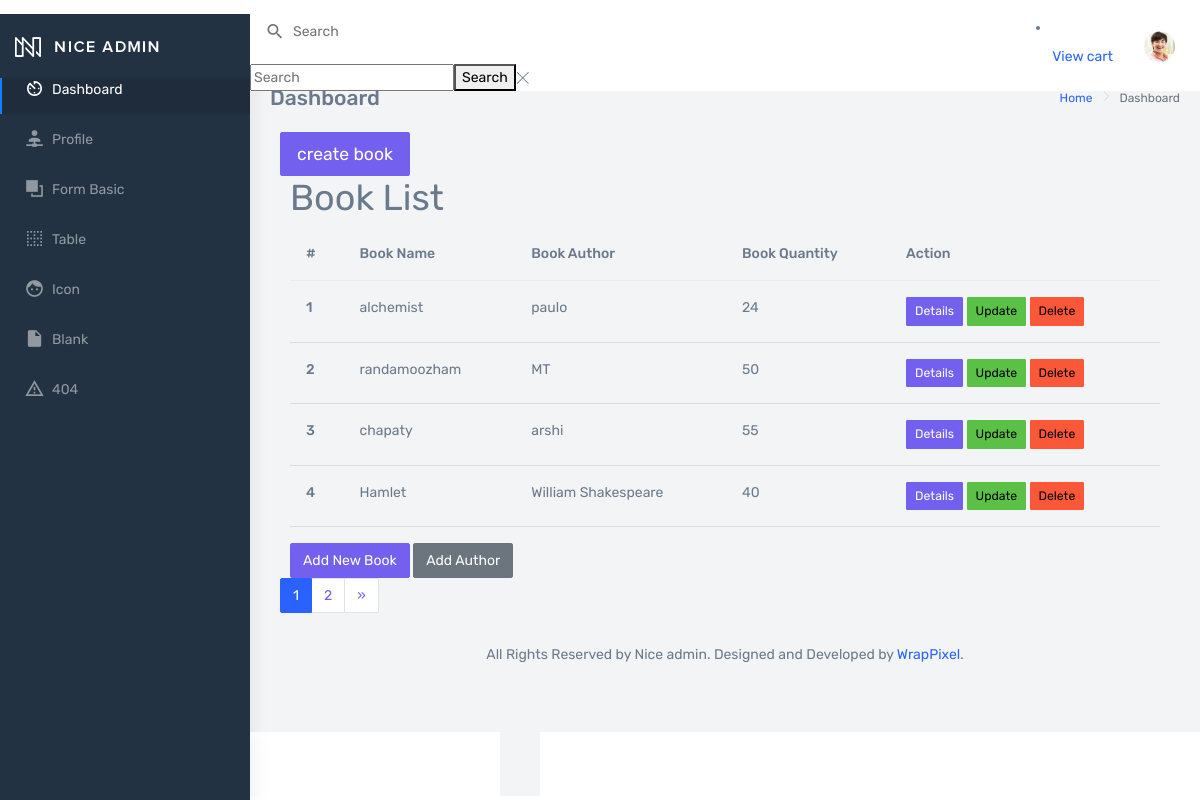
The page / on the database its author committed.
### book_app/models.py (models this page shows, shortened)
class Book(models.Model):
    title = models.CharField(max_length=200)
    price = models.DecimalField(max_digits=10, decimal_places=2)
    author = models.ForeignKey(Author, on_delete=models.CASCADE)
    image=models.ImageField(upload_to='book_media/')
    quantity=models.IntegerField()
    def __str__(self):
        return '{}'.format(self.title)

class Author(models.Model):
    name = models.CharField(max_length=200)

### book_app/views.py (the view)
# urls.py: path('', views.listBook, name='listview'),
def listBook(request):
    books = Book.objects.all()
    if not books:
        print("No books found.")  # This will help debug if no books are found
    else:
        print(f"Books found: {books}")
    paginator=Paginator(books,4)
    page_number=request.GET.get('page')
    try:
        page = paginator.get_page(page_number)
    except EmptyPage:
        page = paginator.page(page_number.num_pages)
    return render(request, 'admin/listbook.html', {'books': books, 'page':page})

### templates/admin/listbook.html (shortened to what this page needs)
{% extends 'admin/base.html'%}
{% load static %}
{% block content %}
<div class="container">
    <h1>Book List</h1>
    <table class="table">
        <thead>
            <tr>
                <th scope="col">#</th>
                <th scope="col">Book Name</th>
                <th scope="col">Book Author</th>
                <th scope="col">Book Quantity</th>
                <th scope="col">Action</th>
            </tr>
        </thead>
        <tbody>
            {% for book in page %}
                <tr>
                    <th scope="row">{{ forloop.counter }}</th>
                    <td>{{ book.title }}</td>
                    <td>{{ book.author.name }}</td>
                    <td>{{ book.quantity }}</td>
                    <td>
                        <a href="{% url 'details' book.id %}" class="btn btn-primary btn-sm mr-1">Details</a>
                        <a href="{% url 'update' book.id %}" class="btn btn-success btn-sm mr-1">Update</a>
                        <a href="{% url 'delete' book.id %}" class="btn btn-danger btn-sm">Delete</a>
                    </td>
                </tr>
            {% endfor %}
        </tbody>
    </table>
    <a href="{% url 'create' %}" class="btn btn-primary">Add New Book</a>
    <a href="{% url 'author' %}" class="btn btn-secondary">Add Author</a>
</div>
<nav aria-label="Page navigation example">
    <ul class="pagination">
        {% for num in page.paginator.page_range %}
        <li class="page-item {% if page.number == num %}active{% endif %}">
            <a class="page-link" href="?page={{ num }}">{{ num }}</a>
        </li>
        {% endfor %}
        {% if page.has_next %}
        <li class="page-item">
            <a class="page-link" href="?page={{ page.next_page_number }}" aria-label="Next">
                <span aria-hidden="true">&raquo;</span>
            </a>
        </li>
        {% endif %}
    </ul>
</nav>
{% endblock %}

### templates/admin/base.html (shortened to what this page needs)
<!DOCTYPE html>
{% load static %}
<html dir="ltr" lang="en">
<head>
{% load static %}
<head>
    <link href="{% static 'assets/libs/chartist/dist/chartist.min.css' %}" rel="stylesheet">
    <link href="{% static 'dist/css/style.min.css' %}" rel="stylesheet">
</head>
<body>
    <div id="main-wrapper" data-navbarbg="skin6" data-theme="light" data-layout="vertical" data-sidebartype="full"
        data-boxed-layout="full">
        <header class="topbar" data-navbarbg="skin6">
            <nav class="navbar top-navbar navbar-expand-md navbar-light">
                <div class="navbar-header" data-logobg="skin5">
                    <div class="navbar-brand">
                        <a href="index.html" class="logo">
                            <b class="logo-icon">
                                <img src="{% static 'assets/images/logo-light-icon.png' %}" alt="homepage" class="light-logo" />
                            </b>
                            <span class="logo-text">
                                <img src="{% static 'assets/images/logo-light-text.png' %}" class="light-logo" alt="homepage" />
                            </span>
                        </a>
                    </div>
                </div>
                <div class="navbar-collapse collapse" id="navbarSupportedContent" data-navbarbg="skin6">
                    <ul class="navbar-nav float-start me-auto">
                        <li class="nav-item search-box">
                            <a class="nav-link waves-effect waves-dark" href="javascript:void(0)">
                                <div class="d-flex align-items-center">
                                    <i class="mdi mdi-magnify font-20 me-1"></i>
                                    <div class="ms-1 d-none d-sm-block">
                                        <span>Search</span>
                                    </div>
                                </div>
                            </a>
                            <form class="search-form d-flex align-items-center" method="get" action="{% url 'search' %}">
                                <input type="text" name="q" placeholder="Search" title="search book or author">
                                <button type="submit" title="Search">Search</button>
                                    <i class="ti-close"></i>
                            </form>
                        </li>
                    </ul>
                    <li class="'nav-item">
                        <a class="nav-link" href="{% url 'viewcart' %}">View cart</a>
                    </li>
                    <ul class="navbar-nav float-end">
                        <li class="nav-item dropdown">
                            <a class="nav-link dropdown-toggle text-muted waves-effect waves-dark pro-pic" href="#" id="navbarDropdown" role="button" data-bs-toggle="dropdown" aria-expanded="false">
                                <img src="{% static 'assets/images/users/1.jpg' %}" alt="user" class="rounded-circle" width="31">
                            </a>
                        </li>
                    </ul>
                </div>
            </nav>
        </header>
        <aside class="left-sidebar" data-sidebarbg="skin5">
            <div class="scroll-sidebar">
                <nav class="sidebar-nav">
                    <ul id="sidebarnav">
                        <li class="sidebar-item">
                            <a class="sidebar-link waves-effect waves-dark sidebar-link" href="{% url 'listview' %}"
                                aria-expanded="false">
                                <i class="mdi mdi-av-timer"></i>
                                <span class="hide-menu">Dashboard</span>
                            </a>
                        </li>
                        <li class="sidebar-item">
                            <a class="sidebar-link waves-effect waves-dark sidebar-link" href="pages-profile.html"
                                aria-expanded="false">
                                <i class="mdi mdi-account-network"></i>
                                <span class="hide-menu">Profile</span>
                            </a>
                        </li>
                        <li class="sidebar-item">
                            <a class="sidebar-link waves-effect waves-dark sidebar-link" href="form-basic.html"
                                aria-expanded="false">
                                <i class="mdi mdi-arrange-bring-forward"></i>
                                <span class="hide-menu">Form Basic</span>
                            </a>
                        </li>
                        <li class="sidebar-item">
                            <a class="sidebar-link waves-effect waves-dark sidebar-link" href="table-basic.html"
                                aria-expanded="false">
                                <i class="mdi mdi-border-none"></i>
                                <span class="hide-menu">Table</span>
                            </a>
                        </li>
                        <li class="sidebar-item">
                            <a class="sidebar-link waves-effect waves-dark sidebar-link" href="icon-material.html"
                                aria-expanded="false">
                                <i class="mdi mdi-face"></i>
                                <span class="hide-menu">Icon</span>
                            </a>
                        </li>
                        <li class="sidebar-item">
                            <a class="sidebar-link waves-effect waves-dark sidebar-link" href="starter-kit.html"
                                aria-expanded="false">
                                <i class="mdi mdi-file"></i>
                                <span class="hide-menu">Blank</span>
                            </a>
                        </li>
                        <li class="sidebar-item">
                            <a class="sidebar-link waves-effect waves-dark sidebar-link" href="error-404.html"
                                aria-expanded="false">
                                <i class="mdi mdi-alert-outline"></i>
                                <span class="hide-menu">404</span>
                            </a>
                        </li>
                    </ul>
                </nav>
            </div>
        </aside>
        <div class="page-wrapper">
            <div class="page-breadcrumb">
                <div class="row">
                    <div class="col-5 align-self-center">
                        <h4 class="page-title">Dashboard</h4>
                    </div>
                    <div class="col-7 align-self-center">
                        <div class="d-flex align-items-center justify-content-end">
                            <nav aria-label="breadcrumb">
                                <ol class="breadcrumb">
                                    <li class="breadcrumb-item">
                                        <a href="#">Home</a>
                                    </li>
                                    <li class="breadcrumb-item active" aria-current="page">Dashboard</li>
                                </ol>
                            </nav>
                        </div>
                    </div>
                </div>
            </div>
            <div class="container-fluid">
                <div class="container">
                <a href="{% url 'create' %}" class="btn btn-primary btn-lg">create book</button>
                    </a>
{% block content %}
{% endblock %}
            </div>
            <footer class="footer text-center">
                All Rights Reserved by Nice admin. Designed and Developed by
                <a href="https://www.wrappixel.com">WrapPixel</a>.
            </footer>
        </div>
    </div>
</body>
    <link href="{% static 'assets/libs/chartist/dist/chartist.min.css' %}" rel="stylesheet">
    <link href="{% static 'dist/css/style.min.css' %}" rel="stylesheet">
</head>
<body>
    <div id="main-wrapper" data-navbarbg="skin6" data-theme="light" data-layout="vertical" data-sidebartype="full"
        data-boxed-layout="full">
        <header class="topbar" data-navbarbg="skin6">
            <nav class="navbar top-navbar navbar-expand-md navbar-light">
        <aside class="left-sidebar" data-sidebarbg="skin5">
        </aside>
        <div class="page-wrapper">
            <div class="container-fluid">
    </div>
</body>
</html>

### rows shown on the page
Book: title "alchemist", author.name "paulo", quantity "24"
Book: title "randamoozham", author.name "MT", quantity "50"
Book: title "chapaty", author.name "arshi", quantity "55"
Book: title "Hamlet", author.name "William Shakespeare", quantity "40"

### other values the page prints
{{ num }} "1" "2"
